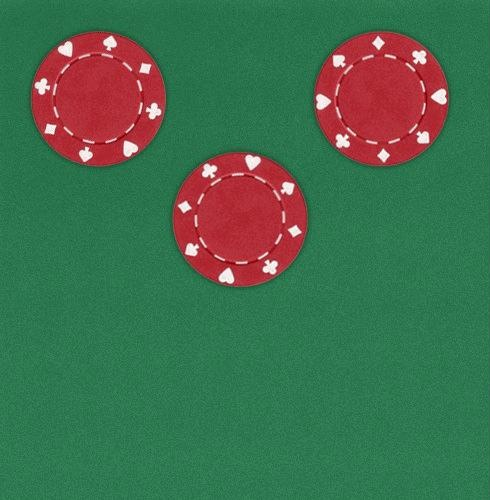
#> input picture Projects/Images/Segmentação/cap_ficha1.jpeg, 490 x 500 px
$ python chips_segmentation.py
#> lines starting #> are read from the running program, lines starting #| are printed output that depends on the picture; after the words box and inside, x2 and y2 are one past the last pixel; in counts of white or black regions, pixels touching at a corner belong together
import cv2
from pathlib import Path
import numpy as np

path = Path().absolute().parent.parent.parent

chip1 = cv2.imread(f"{path}/Images/Segmentação/cap_ficha1.jpeg")
#> chip1 is the input picture: shape (500, 490, 3); mean B, G, R 78.1, 108.8, 67.7
chip2 = cv2.imread(f"{path}/Images/Segmentação/cap_ficha2.jpeg")
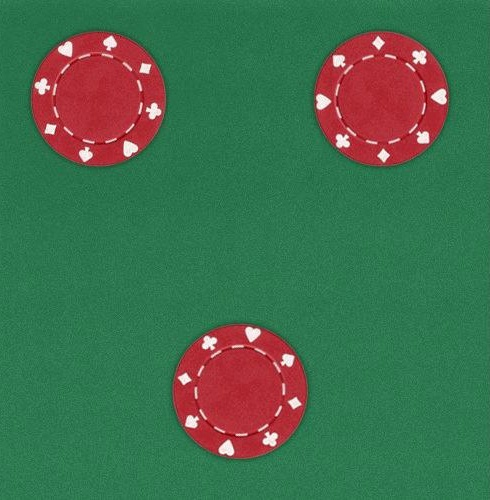
#> input picture Projects/Images/Segmentação/cap_ficha2.jpeg, 490 x 500 px
#> chip2 is the input picture: shape (500, 490, 3); mean B, G, R 77.8, 108.7, 67.6

min = np.array([0,120,120])
max = np.array([180, 255,255])

sub = cv2.subtract(chip2, chip1)
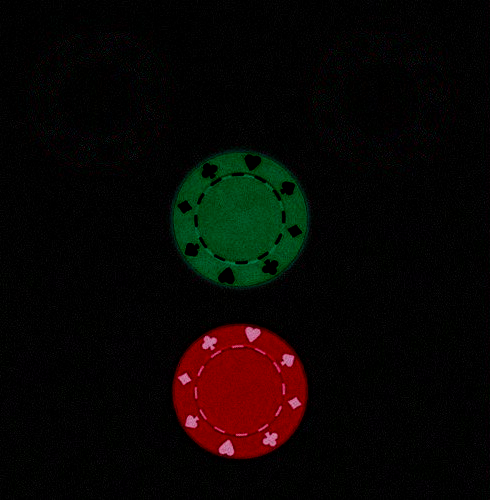
#> sub: shape (500, 490, 3); mean B, G, R 3.6, 6, 9.6
cv2.imshow("Sub", sub)

sub = cv2.cvtColor(sub, cv2.COLOR_BGR2HSV)
#> sub: shape (500, 490, 3); mean H, S, V 23.1, 73.3, 13.8
mask = cv2.inRange(sub, min, max)
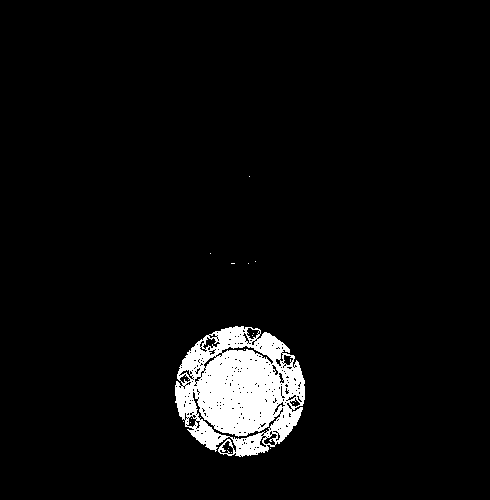
#> mask: shape (500, 490); 4.6% white; 16 white regions (15 under 20 px), largest, box (x1, y1, x2, y2) and area: (175, 326, 305, 457) 11222
mask = cv2.morphologyEx(mask, cv2.MORPH_CLOSE,
                        cv2.getStructuringElement(cv2.MORPH_ELLIPSE, (10,10)))
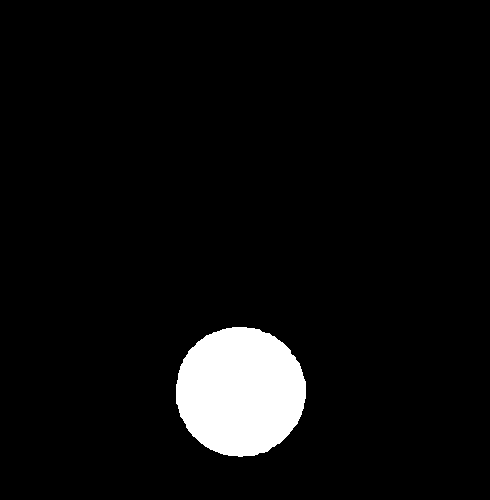
#> mask: shape (500, 490); 5.4% white; 1 white region, box (x1, y1, x2, y2) and area: (176, 327, 306, 457) 13239
cv2.imshow("Binary", mask)

cv2.waitKey()
cv2.destroyAllWindows()
